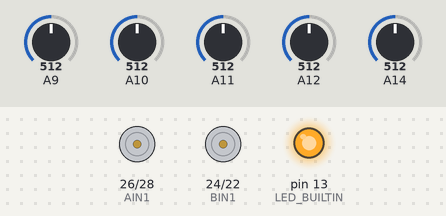
This sketch was run on a simulated Arduino Mega 2560, built with avr-gcc and run on an emulated ATmega2560. Shown: motor-driver pin pairs drawn as motors (green arrow = first pin HIGH = forward, orange = second pin HIGH = backward, longer = more drive, scaled by the enable pin), output pins drawn as LEDs (lit = HIGH). Inputs (shaded band) come from the test bench; at power-on: A9 = 512, A10 = 512, A11 = 512, A12 = 512, A14 = 512.

Above: at 0.6 s.
At 4.7 s:
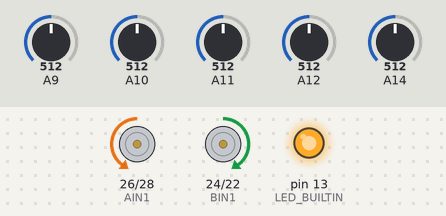
At 12.2 s:
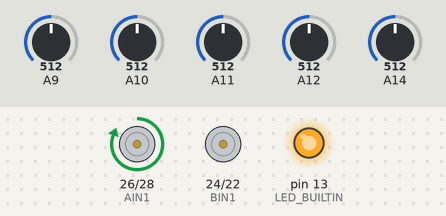
12.3 s: A9 set to 716
13.8 s: A10 set to 716
15.3 s: A10 set to 992
Timing chart, 0 to 18.3 s (numbered marks = the images above; inputs shaded):
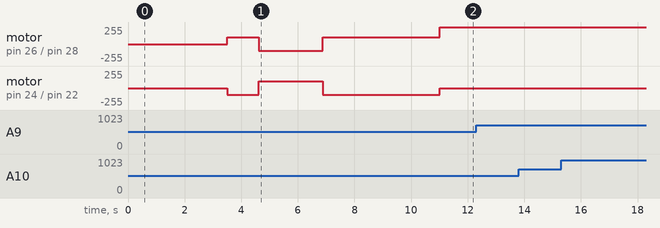

The sketch:

line_following.ino
```cpp
#include <QTRSensors.h>
QTRSensors qtr;

const uint8_t SensorCount = 5;
uint16_t sensorValues[SensorCount];

#define Kp 2
#define Kd 40
#define MaxSpeed 255
#define BaseSpeed 230
#define speedturn 100

//int STBY = 10;
//Motor A
int PWMA = 3; //for speed control
int AIN1 = 26; //Direction
int AIN2 = 28; //Direction
//Motor B
int PWMB = 2; //for speed control
int BIN1 = 24; //Direction
int BIN2 = 22; //Direction

int lastError=0;

void setup()
{
    qtr.setTypeAnalog();
    qtr.setSensorPins((const uint8_t[]){12, 14, 27, 26, 25}, SensorCount);
    //qtr.setEmitterPin(2);pinMode(STBY, OUTPUT);
    pinMode(PWMA, OUTPUT);pinMode(AIN1, OUTPUT);pinMode(AIN2, OUTPUT);
    pinMode(PWMB, OUTPUT);pinMode(BIN1, OUTPUT);pinMode(BIN2, OUTPUT);
    delay(500);pinMode(LED_BUILTIN, OUTPUT);digitalWrite(LED_BUILTIN, HIGH);
    delay(3000);
    int i;
    for (int i = 0; i < 100; i++)
    {
        if ( i  < 25 || i >= 75 )
        {   move(0,speedturn, 1);
            move(1,speedturn, 0);
        }
        else
        {   move(0,speedturn, 0);
            move(1,speedturn, 1);
        }
        qtr.calibrate();delay(20);
    }
    delay(3000);
}

void loop()
{
    uint16_t position = qtr.readLineBlack(sensorValues);
    if(position>6700)
    {   move(1, speedturn, 1);move(0, speedturn, 0);return;
    }
    if(position<300)
    {   move(1, speedturn, 0);move(0, speedturn, 1);return;
    }
    int error = position - 3500;
    int motorSpeed = Kp * error + Kd * (error - lastError);
    lastError = error;

    int rightMotorSpeed = BaseSpeed + motorSpeed;
    int leftMotorSpeed = BaseSpeed - motorSpeed;

    if (rightMotorSpeed > MaxSpeed ) rightMotorSpeed = MaxSpeed;
    if (leftMotorSpeed > MaxSpeed ) leftMotorSpeed = MaxSpeed;
    if (rightMotorSpeed < 0)rightMotorSpeed = 0;
    if (leftMotorSpeed < 0)leftMotorSpeed = 0;

    move(1, rightMotorSpeed, 1);
    move(0, leftMotorSpeed, 1);
}

void move(int motor, int speed, int direction)
{
    boolean inPin1=HIGH,inPin2=LOW;
    if(direction == 1){inPin1 = HIGH;inPin2 = LOW;}
    if(direction == 0){inPin1 = LOW; inPin2 = HIGH;}
    if(motor == 0)
    {   digitalWrite(AIN1, inPin1);digitalWrite(AIN2, inPin2);analogWrite(PWMA, speed);
    }
    if(motor == 1)
    {   digitalWrite(BIN1, inPin1);digitalWrite(BIN2, inPin2);analogWrite(PWMB, speed);
    }
}
```
